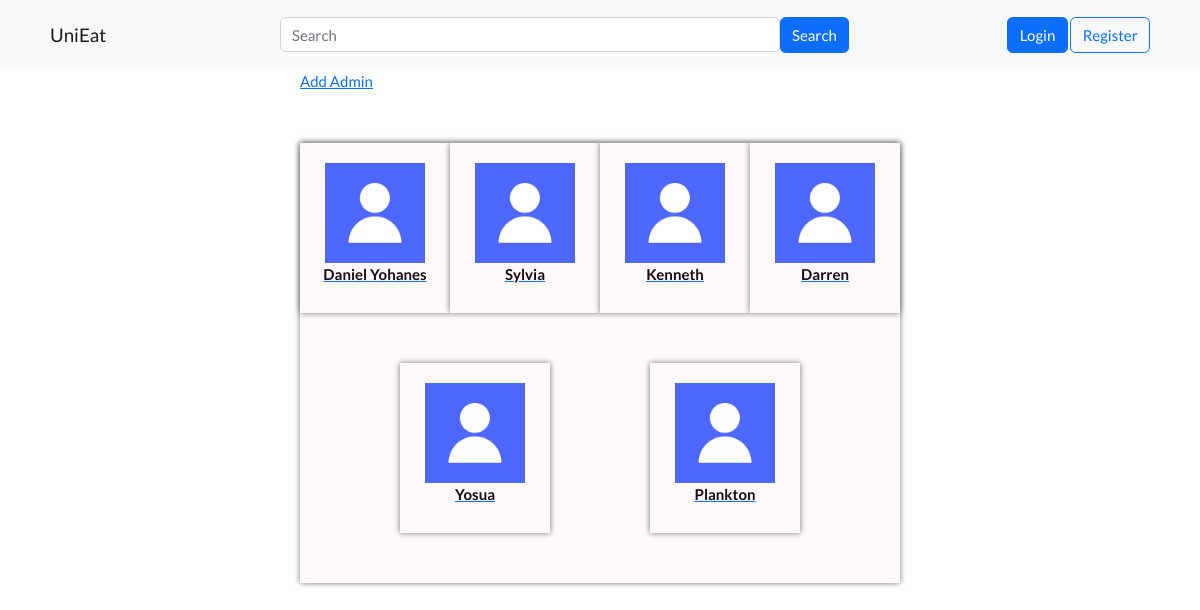
The app's page /AMDP3/manageadmin.php with its own data.
### tables this page shows
CREATE TABLE `users` (
  `userID` int(11) NOT NULL,
  `name` varchar(255) NOT NULL,
  `email` varchar(255) NOT NULL,
  `phoneNumber` varchar(255) NOT NULL,
  `userPassword` varchar(255) NOT NULL,
  `userRole` varchar(15) NOT NULL DEFAULT 'customer',
  `gender` varchar(255) NOT NULL DEFAULT 'Male'
);

### AMDP3/includes/loadadmin.php (the view)
<?php
    include "./connection.php";
    $query = "SELECT * FROM users WHERE userRole = 'admin'";
    $result = $connection->query($query);
    while($row = $result->fetch_assoc()){
        $userID = $row['userID'];
        $adminName = $row['name'];
        echo
        "<a href='./editadmin.php?userID=$userID'>
            <div class='admin-content'>
                <img src='./img/user.png'>
                <b>$adminName</b>
            </div>
        </a>";
    }
?>

### AMDP3/style.css (style rules this page uses)
* { font-family: 'Lato', sans-serif; text-decoration: none; color: #180A0A; font-size: 15px; list-style: none; }
.admin-content img { margin-top: 20px; width: 100px; }
.admin-content { margin-bottom: 50px; background-color: #FFF9F9; height: 170px; width: 150px; box-shadow: 0 0 6px 0px #73777B; display: flex; flex-direction: column; align-items: center; }

### records on screen
users: name "Daniel Yohanes"
users: name "Sylvia"
users: name "Kenneth"
users: name "Darren"
users: name "Yosua"
users: name "Plankton"
